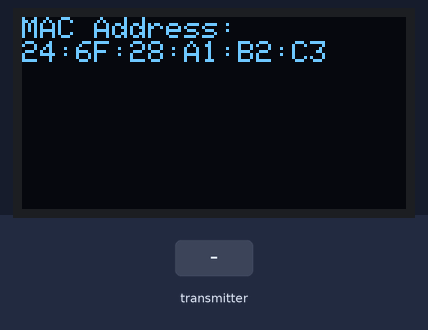
This sketch was run on a simulated ESP32. On the bench: 128×64 one-colour display. The test bench sets the inputs (shaded band). The display library's start-up logo is not drawn.

Above: at 2.1 s.
At 5.3 s:
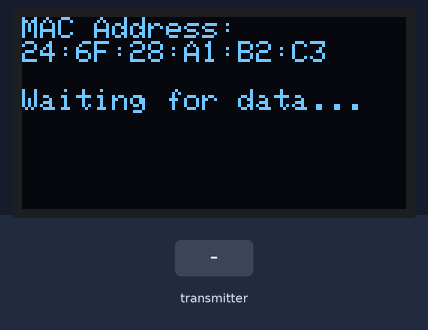
5.4 s: the transmitter starts sending a = 0
At 6.2 s:
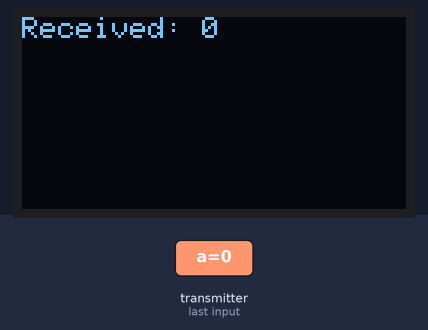
6.9 s: the transmitter starts sending a = 1024
At 7.4 s:
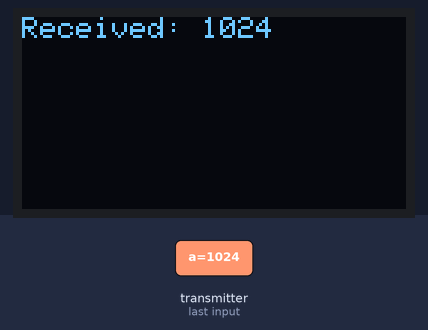
Timing chart, 0 to 9.9 s (numbered marks = the images above; inputs shaded):
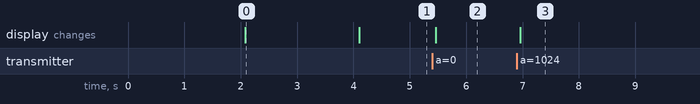

The sketch:

esp_now_receiver.ino
```cpp
#include <esp_now.h>
#include <WiFi.h>

#include <SPI.h>
#include <Wire.h>
#include <Adafruit_GFX.h>
#include <Adafruit_SSD1306.h>

#define SCREEN_WIDTH 128
#define SCREEN_HEIGHT 64
#define OLED_RESET     -1
#define SCREEN_ADDRESS 0x3C

Adafruit_SSD1306 display(SCREEN_WIDTH, SCREEN_HEIGHT, &Wire, OLED_RESET);


// Define a data structure
typedef struct struct_message {
  int a;
} struct_message;
struct_message myData;


// Callback function executed when data is received
void OnDataRecv(const uint8_t *mac, const uint8_t *incomingData, int len) {

  // copy message data to struct
  memcpy(&myData, incomingData, sizeof(myData));

  display.clearDisplay();
  display.setCursor(0, 0);
  display.print("Received: ");
  display.println(myData.a);
  display.display();
}

void setup() {

  // Set ESP32 as a Wi-Fi Station
  WiFi.mode(WIFI_STA);

  // init display
  if(!display.begin(SSD1306_SWITCHCAPVCC, SCREEN_ADDRESS)) {
    for(;;);
  }
  display.display();  // Adafruit logo
  delay(2000);
  display.setTextSize(1);
  display.setTextColor(SSD1306_WHITE);

  // show MAC
  display.clearDisplay();
  display.setCursor(0, 0);
  display.println("MAC Address:");
  display.println(WiFi.macAddress());
  display.display();
  delay(2000);

  // Initilize ESP-NOW
  if (esp_now_init() != ESP_OK) {
    display.println("Error initializing ESP-NOW");
    display.display();
    return;
  }

  // Register callback function
  esp_now_register_recv_cb(OnDataRecv);

  // Ready for data
  display.println();
  display.println("Waiting for data...");
  display.display();
}

void loop() {
}
```

Measured:
- after the input at 5.4 s, the display: changes after 0.06 s (image 2)
- after the input at 6.9 s, the display: changes after 0.06 s (image 3)
- what the display in image 0 shows lasts 2.0 s, from 2.1 s to 4.1 s
